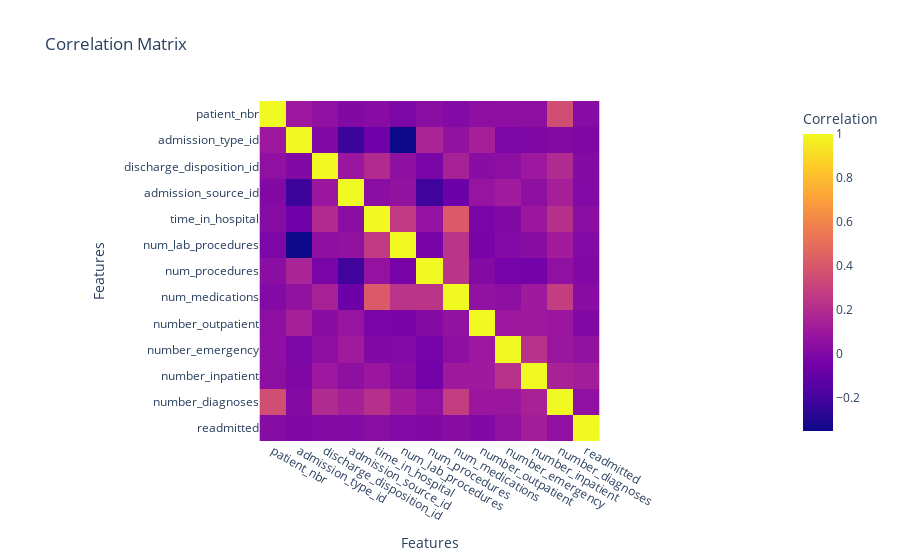

Source (notebook cell):
### Markdown cell above
#### Show the scatter matrix plot and the correlation matrix. This should be a very large matrix and you might find it difficult to analyse. Which pair of features are highly correlated?

### Code cell
# Select only numeric columns for computing the correlation matrix
numeric_columns = df.select_dtypes(include=['float64', 'int64'])

# Calculate the correlation matrix
correlation_matrix = numeric_columns.corr()

# Plot the correlation matrix using Plotly Express
fig = px.imshow(correlation_matrix,
                labels=dict(x="Features", y="Features", color="Correlation"),
                x=correlation_matrix.index,
                y=correlation_matrix.columns,
                title="Correlation Matrix")
fig.show()

### Figure 1 — Plotly figure (JSON) as saved in the notebook; plotly's stock layout.template omitted (floating-point values rounded to 4 significant figures; data arrays with more than 128 entries replaced by an {"elided": "..."} marker saying what was removed)
{"data": [{"coloraxis": "coloraxis", "hovertemplate": "Features: %{x}<br>Features: %{y}<br>Correlation: %{z}<extra></extra>", "name": "0", "type": "heatmap", "x": ["patient_nbr", "admission_type_id", "discharge_disposition_id", "admission_source_id", "time_in_hospital", "num_lab_procedures", "num_procedures", "num_medications", "number_outpatient", "number_emergency", "number_inpatient", "number_diagnoses", "readmitted"], "xaxis": "x", "y": ["patient_nbr", "admission_type_id", "discharge_disposition_id", "admission_source_id", "time_in_hospital", "num_lab_procedures", "num_procedures", "num_medications", "number_outpatient", "number_emergency", "number_inpatient", "number_diagnoses", "readmitted"], "yaxis": "y", "z": {"elided": "13x13 float values"}}], "layout": {"coloraxis": {"colorbar": {"title": {"text": "Correlation"}}, "colorscale": [[0, "#0d0887"], [0.1111, "#46039f"], [0.2222, "#7201a8"], [0.3333, "#9c179e"], [0.4444, "#bd3786"], [0.5556, "#d8576b"], [0.6667, "#ed7953"], [0.7778, "#fb9f3a"], [0.8889, "#fdca26"], [1, "#f0f921"]]}, "title": {"text": "Correlation Matrix"}, "xaxis": {"anchor": "y", "constrain": "domain", "domain": [0, 1], "scaleanchor": "y", "title": {"text": "Features"}}, "yaxis": {"anchor": "x", "autorange": "reversed", "constrain": "domain", "domain": [0, 1], "title": {"text": "Features"}}}}
